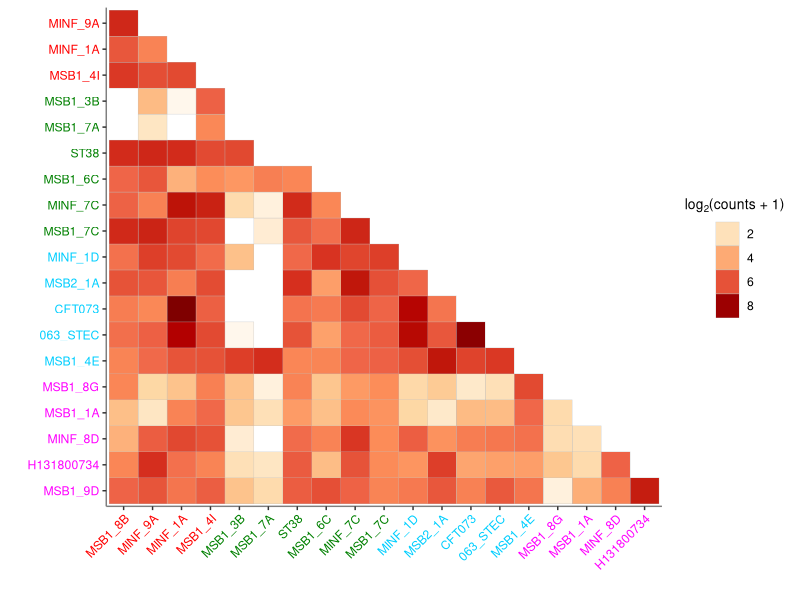

Source code (R):
#=====================
# setup
#=====================
library(data.table)
library(ggplot2)
library(pheatmap)
library(reshape)
library(RColorBrewer)
library(tidyverse)


#=====================
# Read in data
#=====================
count_df_dat <- fread("two_SNP_heatmap_count_df.csv", header=TRUE,
                      sep=",")

count_df<-as.data.frame(pivot_wider(count_df_dat, names_from = FIRST_SAMPLE, 
                      values_from = count))

#=====================
# Set ordering for plot
#=====================

samples_ordered_by_clade =c("MSB1_9D","H131800734","MINF_8D","MSB1_1A","MSB1_8G","MSB1_4E",
                            "063_STEC","CFT073","MSB2_1A","MINF_1D","MSB1_7C","MINF_7C","MSB1_6C",
                            "ST38","MSB1_7A","MSB1_3B","MSB1_4I","MINF_1A","MINF_9A","MSB1_8B")

#===============================================================
# Set order, convert  df > mat > df to get upper matrix
#===============================================================
rownames(count_df)<-count_df$SECOND_SAMPLE
count_df<-count_df[,2:ncol(count_df)]

sample_index_col = as.vector(match(samples_ordered_by_clade,
                            colnames(count_df)))

sample_index_row = as.vector(match(samples_ordered_by_clade,
                                   rownames(count_df)))


count_df = count_df[sample_index_row,sample_index_col] 


countmat <-data.matrix(count_df)


countmat[lower.tri(countmat)] = NA


#=====================
# Melt and plot data
#=====================
count_df_plot<-as.data.frame(countmat)
count_df_plot$SECOND_SAMPLE<-rownames(count_df)


count_melt <-na.omit(melt(count_df_plot, 'SECOND_SAMPLE', 
                  variable_name='FIRST_SAMPLE'))

count_melt$FIRST_SAMPLE <- factor(count_melt$FIRST_SAMPLE, 
                          levels=rev(samples_ordered_by_clade))

count_melt$SECOND_SAMPLE <- factor(count_melt$SECOND_SAMPLE, 
                                  levels=samples_ordered_by_clade)

# Custom label for legend
custom_label= expression(paste("log"[2]*"(counts + 1)"))


# Set up colour ramps based on order of plotting for each axis
sample_to_colour_forward = c(rep("#FF00FF", 5), rep("#00ceffff", 5),
                     rep("#008000ff",6), rep("#FF0000", 4))
 
sample_to_colour_reverse = c( 
                              rep("#FF0000", 4), rep("#008000ff",6),
                             rep("#00ceffff", 5),rep("#FF00FF", 5))


pal <- brewer.pal(9, "OrRd")

#=====================
# heatmap
#=====================
heatmap_fig = ggplot(count_melt, aes(FIRST_SAMPLE, SECOND_SAMPLE)) +
  theme_bw() +
  xlab('') +
  ylab('') +
  geom_tile(aes(fill= log(value+1)), color='gray') +
  scale_fill_gradientn(colours = pal)  + 
  theme_bw() + 
  theme(panel.border = element_blank(), 
        panel.grid.major = element_blank(),
        panel.grid.minor = element_blank(), 
        axis.line = element_line(colour = "grey50")) +
  theme(axis.text.x = element_text(angle = 45, hjust =1)) + 
  guides(fill=guide_legend(title=custom_label)) +
  theme(legend.title = element_text(size=10)) +
  theme(legend.title.align = 0.5) +
  theme(axis.text.x = element_text(colour = sample_to_colour_reverse)) +
  theme(axis.text.y = element_text(colour = sample_to_colour_forward))

ggsave(heatmap_fig, file="Figure9.png", width=7, height=5, dpi=300)
